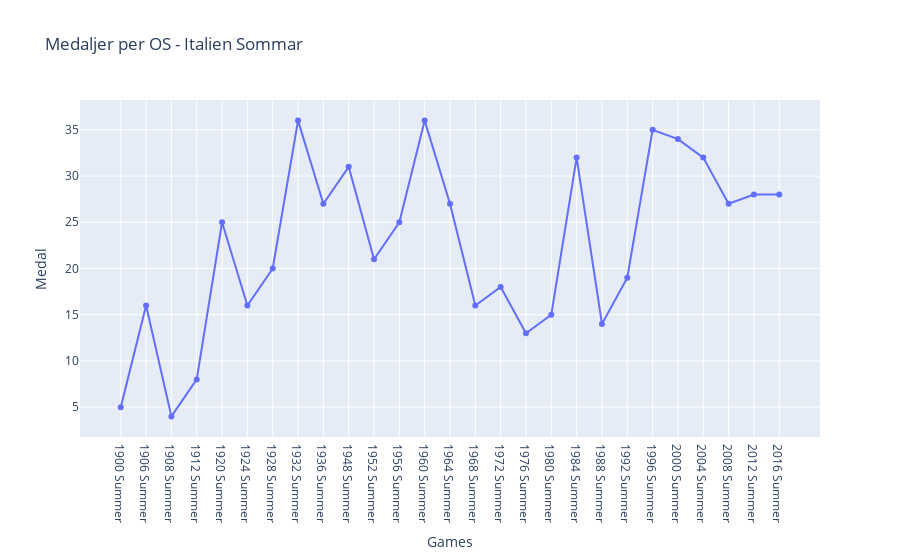
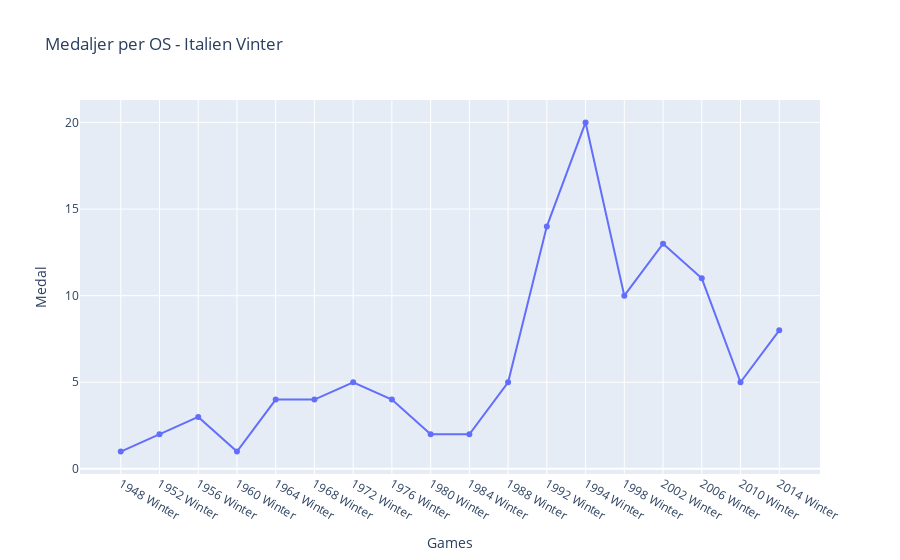

Here is the notebook cell these charts were saved with, in order:
### Code cell
# Sommar-OS
ita_summer_unique = (
    ita[
        (ita["Medal"] != "None") &
        (ita["Season"] == "Summer")
    ]
    .drop_duplicates(subset=["Games", "Event", "Medal"])
)

medals_by_games_summer = (
    ita_summer_unique
    .groupby("Games")["Medal"]
    .count()
    .reset_index()
)

fig = px.line(
    medals_by_games_summer,
    x="Games",
    y="Medal",
    title="Medaljer per OS - Italien Sommar",
    markers=True
)
fig.show()

# Vinter-OS
ita_winter_unique = (
    ita[
        (ita["Medal"] != "None") &
        (ita["Season"] == "Winter")
    ]
    .drop_duplicates(subset=["Games", "Event", "Medal"])
)

medals_by_games_winter = (
    ita_winter_unique
    .groupby("Games")["Medal"]
    .count()
    .reset_index()
)

fig = px.line(
    medals_by_games_winter,
    x="Games",
    y="Medal",
    title="Medaljer per OS - Italien Vinter",
    markers=True
)
fig.show()

### Figure 1 — Plotly figure (JSON) as saved in the notebook; plotly's stock layout.template omitted (floating-point values rounded to 4 significant figures)
{"data": [{"hovertemplate": "Games=%{x}<br>Medal=%{y}<extra></extra>", "legendgroup": "", "line": {"color": "#636efa", "dash": "solid"}, "marker": {"symbol": "circle"}, "mode": "lines+markers", "name": "", "orientation": "v", "showlegend": false, "type": "scatter", "x": ["1900 Summer", "1906 Summer", "1908 Summer", "1912 Summer", "1920 Summer", "1924 Summer", "1928 Summer", "1932 Summer", "1936 Summer", "1948 Summer", "1952 Summer", "1956 Summer", "1960 Summer", "1964 Summer", "1968 Summer", "1972 Summer", "1976 Summer", "1980 Summer", "1984 Summer", "1988 Summer", "1992 Summer", "1996 Summer", "2000 Summer", "2004 Summer", "2008 Summer", "2012 Summer", "2016 Summer"], "xaxis": "x", "y": [5, 16, 4, 8, 25, 16, 20, 36, 27, 31, 21, 25, 36, 27, 16, 18, 13, 15, 32, 14, 19, 35, 34, 32, 27, 28, 28], "yaxis": "y"}], "layout": {"legend": {"tracegroupgap": 0}, "title": {"text": "Medaljer per OS - Italien Sommar"}, "xaxis": {"anchor": "y", "domain": [0, 1], "title": {"text": "Games"}}, "yaxis": {"anchor": "x", "domain": [0, 1], "title": {"text": "Medal"}}}}

### Figure 2 — Plotly figure (JSON) as saved in the notebook; plotly's stock layout.template omitted (floating-point values rounded to 4 significant figures)
{"data": [{"hovertemplate": "Games=%{x}<br>Medal=%{y}<extra></extra>", "legendgroup": "", "line": {"color": "#636efa", "dash": "solid"}, "marker": {"symbol": "circle"}, "mode": "lines+markers", "name": "", "orientation": "v", "showlegend": false, "type": "scatter", "x": ["1948 Winter", "1952 Winter", "1956 Winter", "1960 Winter", "1964 Winter", "1968 Winter", "1972 Winter", "1976 Winter", "1980 Winter", "1984 Winter", "1988 Winter", "1992 Winter", "1994 Winter", "1998 Winter", "2002 Winter", "2006 Winter", "2010 Winter", "2014 Winter"], "xaxis": "x", "y": [1, 2, 3, 1, 4, 4, 5, 4, 2, 2, 5, 14, 20, 10, 13, 11, 5, 8], "yaxis": "y"}], "layout": {"legend": {"tracegroupgap": 0}, "title": {"text": "Medaljer per OS - Italien Vinter"}, "xaxis": {"anchor": "y", "domain": [0, 1], "title": {"text": "Games"}}, "yaxis": {"anchor": "x", "domain": [0, 1], "title": {"text": "Medal"}}}}
